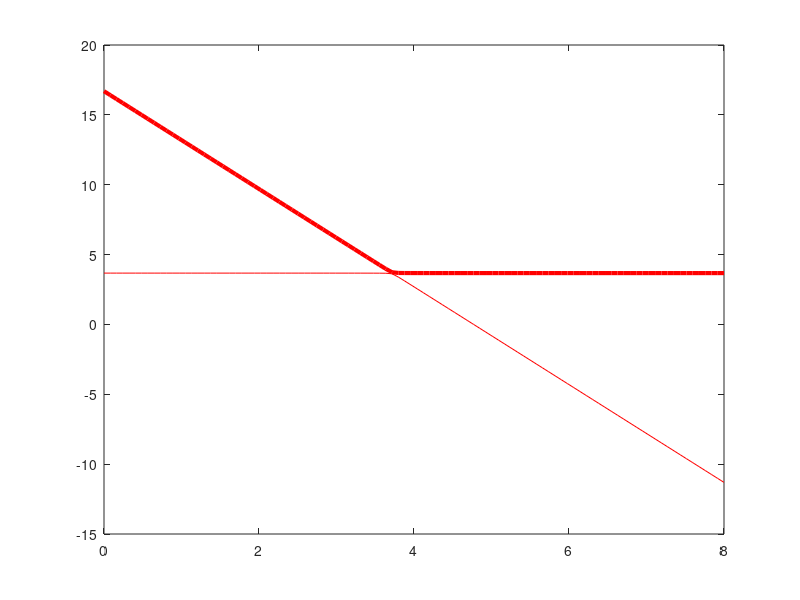

Here is the MATLAB script that generated this plot:
B = linspace(0,8,100);
Br = 3.72;
m = 7/2;
hbar = 1;
Delt = -m*(B-Br)/hbar;
wc = 3.674;
gc = 0.055;
gamma = 0.1;
w = wc - gc^2.*Delt./(Delt.^2+gamma^2);
hp1 = plot(B,w,'-k','LineWidth',3);
wp = wc + Delt./2 + sqrt(Delt.^2+4*gc^2)/2;
wm = wc + Delt./2 - sqrt(Delt.^2+4*gc^2)/2;
hp2 = plot(B,wm,'-r',B,wp,'-r','LineWidth',3);